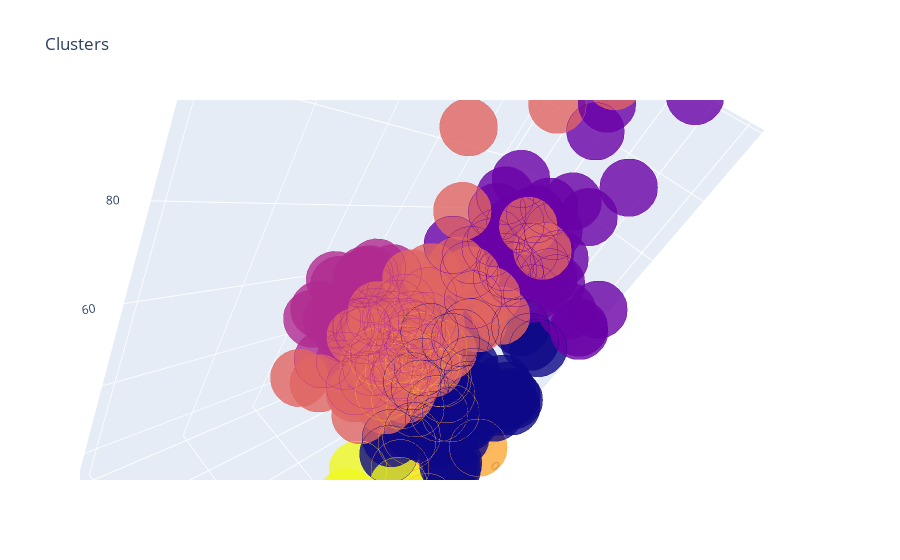

The notebook cell saved with this chart:
### Code cell
df['label3'] =  labels3
trace1 = go.Scatter3d(
    x= df['Age'],
    y= df['Spending Score (1-100)'],
    z= df['Annual Income (k$)'],
    mode='markers',
     marker=dict(
        color = df['label3'], 
        size= 20,
        line=dict(
            color= df['label3'],
            width= 12
        ),
        opacity=0.8
     )
)
data = [trace1]
layout = go.Layout(
#     margin=dict(
#         l=0,
#         r=0,
#         b=0,
#         t=0
#     )
    title= 'Clusters',
    scene = dict(
            xaxis = dict(title  = 'Age'),
            yaxis = dict(title  = 'Spending Score'),
            zaxis = dict(title  = 'Annual Income')
        )
)
fig = go.Figure(data=data, layout=layout)
py.offline.iplot(fig)

### Figure 1 — Plotly figure (JSON) as saved in the notebook; plotly's stock layout.template omitted (floating-point values rounded to 4 significant figures; data arrays with more than 128 entries replaced by an {"elided": "..."} marker saying what was removed)
{"data": [{"marker": {"color": {"elided": "200 int values"}, "line": {"color": {"elided": "200 int values"}, "width": 12}, "opacity": 0.8, "size": 20}, "mode": "markers", "x": {"elided": "200 int values"}, "y": {"elided": "200 int values"}, "z": {"elided": "200 int values"}, "type": "scatter3d"}], "layout": {"scene": {"xaxis": {"title": {"text": "Age"}, "type": "linear"}, "yaxis": {"title": {"text": "Spending Score"}, "type": "linear"}, "zaxis": {"title": {"text": "Annual Income"}, "type": "linear"}, "aspectratio": {"x": 0.6093, "y": 1.148, "z": 1.429}, "aspectmode": "auto", "camera": {"up": {"x": 0.6844, "y": -0.333, "z": 0.6486}, "center": {"x": 0, "y": 0, "z": 0}, "eye": {"x": -0.3594, "y": 0.9846, "z": 0.4806}, "projection": {"type": "perspective"}}}, "title": {"text": "Clusters"}, "autosize": true}}
